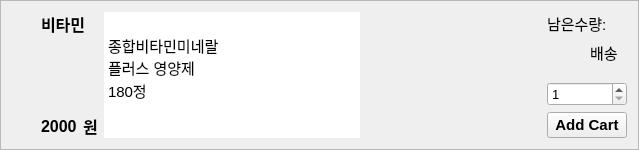
               <widget class="QFrame" name="frame_20">
                <property name="maximumSize">
                 <size>
                  <width>700</width>
                  <height>150</height>
                 </size>
                </property>
                <property name="font">
                 <font>
                  <pointsize>10</pointsize>
                 </font>
                </property>
                <property name="frameShape">
                 <enum>QFrame::StyledPanel</enum>
                </property>
                <property name="frameShadow">
                 <enum>QFrame::Raised</enum>
                </property>
                <layout class="QHBoxLayout" name="horizontalLayout_50">
                 <item>
                  <widget class="QLabel" name="label_60">
                   <property name="maximumSize">
                    <size>
                     <width>180</width>
                     <height>120</height>
                    </size>
                   </property>
                   <property name="text">
                    <string/>
                   </property>
                   <property name="pixmap">
                    <pixmap resource="resources.qrc">:/image/icon/pills.jpg</pixmap>
                   </property>
                   <property name="scaledContents">
                    <bool>true</bool>
                   </property>
                  </widget>
                 </item>
                 <item>
                  <layout class="QVBoxLayout" name="verticalLayout_65">
                   <property name="leftMargin">
                    <number>15</number>
                   </property>
                   <item>
                    <layout class="QVBoxLayout" name="verticalLayout_66">
                     <item>
                      <widget class="QLabel" name="Customer_Gui_labelProductName_11">
                       <property name="font">
                        <font>
                         <pointsize>12</pointsize>
                         <weight>75</weight>
                         <bold>true</bold>
                        </font>
                       </property>
                       <property name="text">
                        <string>비타민</string>
                       </property>
                      </widget>
                     </item>
                    </layout>
                   </item>
                   <item>
                    <spacer name="verticalSpacer_27">
                     <property name="orientation">
                      <enum>Qt::Vertical</enum>
                     </property>
                     <property name="sizeHint" stdset="0">
                      <size>
                       <width>20</width>
                       <height>40</height>
                      </size>
                     </property>
                    </spacer>
                   </item>
                   <item>
                    <layout class="QHBoxLayout" name="horizontalLayout_30">
                     <item>
                      <widget class="QLabel" name="Customer_Gui_labelPrice_11">
                       <property name="font">
                        <font>
                         <pointsize>12</pointsize>
                         <weight>75</weight>
                         <bold>true</bold>
                        </font>
                       </property>
                       <property name="text">
                        <string>2000</string>
                       </property>
                      </widget>
                     </item>
                     <item>
                      <widget class="QLabel" name="label_23">
                       <property name="font">
                        <font>
                         <pointsize>12</pointsize>
                         <weight>75</weight>
                         <bold>true</bold>
                        </font>
                       </property>
                       <property name="text">
                        <string>원</string>
                       </property>
                      </widget>
                     </item>
                    </layout>
                   </item>
                  </layout>
                 </item>
                 <item>
                  <widget class="QTextEdit" name="textEdit_11">
                   <property name="styleSheet">
                    <string notr="true">border: none;</string>
                   </property>
                   <property name="readOnly">
                    <bool>true</bool>
                   </property>
                   <property name="html">
                    <string>&lt;!DOCTYPE HTML PUBLIC &quot;-//W3C//DTD HTML 4.0//EN&quot; &quot;http://www.w3.org/TR/REC-html40/strict.dtd&quot;&gt;
&lt;html&gt;&lt;head&gt;&lt;meta name=&quot;qrichtext&quot; content=&quot;1&quot; /&gt;&lt;style type=&quot;text/css&quot;&gt;
p, li { white-space: pre-wrap; }
&lt;/style&gt;&lt;/head&gt;&lt;body style=&quot; font-family:'Ubuntu'; font-size:11pt; font-weight:400; font-style:normal;&quot;&gt;
&lt;p style=&quot;-qt-paragraph-type:empty; margin-top:0px; margin-bottom:0px; margin-left:0px; margin-right:0px; -qt-block-indent:0; text-indent:0px;&quot;&gt;&lt;br /&gt;&lt;/p&gt;
&lt;p style=&quot; margin-top:0px; margin-bottom:0px; margin-left:0px; margin-right:0px; -qt-block-indent:0; text-indent:0px;&quot;&gt;종합비타민미네랄 &lt;br /&gt;플러스 영양제&lt;/p&gt;
&lt;p style=&quot; margin-top:0px; margin-bottom:0px; margin-left:0px; margin-right:0px; -qt-block-indent:0; text-indent:0px;&quot;&gt;180정&lt;/p&gt;&lt;/body&gt;&lt;/html&gt;</string>
                   </property>
                  </widget>
                 </item>
                 <item>
                  <spacer name="horizontalSpacer_18">
                   <property name="orientation">
                    <enum>Qt::Horizontal</enum>
                   </property>
                   <property name="sizeHint" stdset="0">
                    <size>
                     <width>181</width>
                     <height>20</height>
                    </size>
                   </property>
                  </spacer>
                 </item>
                 <item>
                  <layout class="QVBoxLayout" name="verticalLayout_67">
                   <item>
                    <layout class="QHBoxLayout" name="horizontalLayout_31">
                     <item>
                      <widget class="QLabel" name="stockText1_11">
                       <property name="font">
                        <font>
                         <pointsize>11</pointsize>
                        </font>
                       </property>
                       <property name="text">
                        <string>남은수량:</string>
                       </property>
                      </widget>
                     </item>
                     <item>
                      <widget class="QLabel" name="Customer_Gui_labelStock_11">
                       <property name="text">
                        <string/>
                       </property>
                      </widget>
                     </item>
                    </layout>
                   </item>
                   <item>
                    <layout class="QHBoxLayout" name="horizontalLayout_51">
                     <item>
                      <widget class="QLabel" name="Customer_Gui_labelDelivery_11">
                       <property name="text">
                        <string/>
                       </property>
                      </widget>
                     </item>
                     <item>
                      <widget class="QLabel" name="deliveryText1_11">
                       <property name="font">
                        <font>
                         <pointsize>11</pointsize>
                        </font>
                       </property>
                       <property name="layoutDirection">
                        <enum>Qt::LeftToRight</enum>
                       </property>
                       <property name="text">
                        <string>배송</string>
                       </property>
                      </widget>
                     </item>
                    </layout>
                   </item>
                   <item>
                    <spacer name="verticalSpacer_28">
                     <property name="orientation">
                      <enum>Qt::Vertical</enum>
                     </property>
                     <property name="sizeHint" stdset="0">
                      <size>
                       <width>20</width>
                       <height>18</height>
                      </size>
                     </property>
                    </spacer>
                   </item>
                   <item>
                    <layout class="QVBoxLayout" name="verticalLayout_68">
                     <item>
                      <widget class="QSpinBox" name="Customer_Gui_spinboxQuantity_11">
                       <property name="minimum">
                        <number>1</number>
                       </property>
                      </widget>
                     </item>
                     <item>
                      <widget class="QPushButton" name="Customer_Gui_btnAddCart_11">
                       <property name="font">
                        <font>
                         <pointsize>11</pointsize>
                         <weight>75</weight>
                         <bold>true</bold>
                        </font>
                       </property>
                       <property name="text">
                        <string>Add Cart</string>
                       </property>
                      </widget>
                     </item>
                    </layout>
                   </item>
                  </layout>
                 </item>
                </layout>
               </widget>
